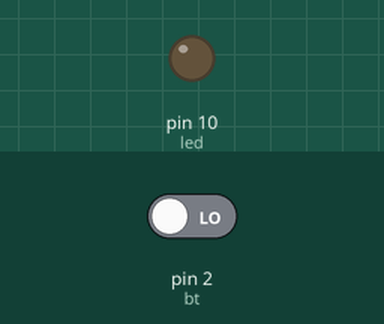
The sketch below on a simulated Arduino Uno, built with avr-gcc and run on an emulated ATmega328P. Parts: output pins drawn as LEDs (lit = HIGH). Inputs (shaded band) come from the test bench; at power-on: pin 2 (bt) LOW.

Above: at 1.2 s.
1.3 s: pin 2 (bt) driven HIGH
At 2.06 s:
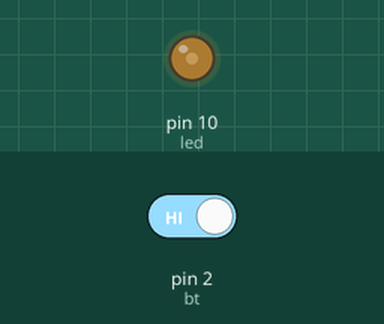
At 2.66 s:
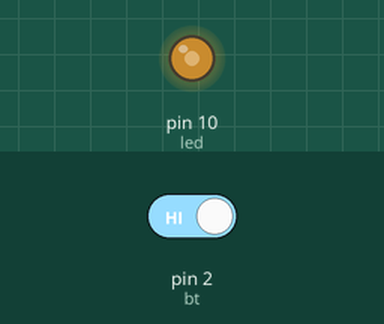
Timing chart, 0 to 10.3 s (numbered marks = the images above; inputs shaded):
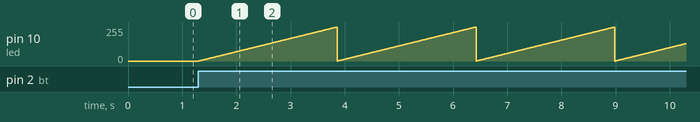

Measured:
- after the input at 1.3 s, pin 10 (led): ramps from 0/255 to 255/255 and jumps back, once every 2.6 s

The sketch:

button2.ino
```cpp
const int led =10;
const int bt = 2;

void setup() {
  // put your setup code here, to run once:
  pinMode(led, OUTPUT);
  pinMode(bt, INPUT);
}

void loop() {
  // put your main code here, to run repeatedly:
  int btState = digitalRead(bt);

  if(btState == HIGH){
    for(int i=0; i<=255; i++){
        analogWrite(led, i);
        delay(10);
    }
  }
  else{
        analogWrite(led,0);
  }
}
```
